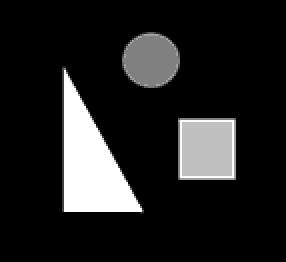
#> input picture geometric_shapes_small.pgm, 143 x 131 px (shown 2 times larger)
$ python corner.py
#> lines starting #> are read from the running program, lines starting #| are printed output that depends on the picture; after the words box and inside, x2 and y2 are one past the last pixel; in counts of white or black regions, pixels touching at a corner belong together
import matplotlib.pyplot as plt
import numpy as np

img = plt.imread('geometric_shapes_small.pgm')
#> img is the input picture: shape (131, 143); min 0, max 255, mean 33.5
img_shifted = plt.imread('geometric_shapes_small_shifted.pgm')
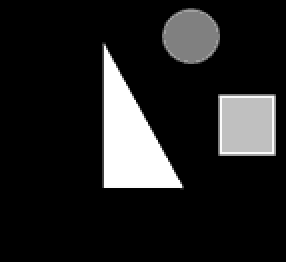
#> input picture geometric_shapes_small_shifted.pgm, 143 x 131 px (shown 2 times larger)
#> img_shifted is the input picture: shape (131, 143); min 0, max 255, mean 33.5
t = 50.0 # Float-Variable um Integer-Overflow zu vermeiden

def detect_and_describe(img):
    corner_img = np.zeros(img.shape)
    descriptor_img = np.zeros(img.shape)

    for row in range(3, img.shape[0]-3):
        for col in range(3, img.shape[1]-3):
            iscorner = False

            p = img[row, col]
            p1 = img[row - 3, col]
            p9 = img[row + 3, col]

            if (p - t < p1 < p + t) and (p - t < p9 < p + t):
                continue

            p2 = img[row - 3, col + 1]
            p3 = img[row - 2, col + 2]
            p4 = img[row - 1, col + 3]
            p5 = img[row, col + 3]
            p6 = img[row + 1, col + 3]
            p7 = img[row + 2, col + 2]
            p8 = img[row + 3, col + 1]
            p10 = img[row + 3, col - 1]
            p11 = img[row + 2, col - 2]
            p12 = img[row + 1, col - 3]
            p13 = img[row, col - 3]
            p14 = img[row - 1, col - 3]
            p15 = img[row - 2, col - 2]
            p16 = img[row - 3, col - 1]
            i = 0
            if p1 > p + t or p1 < p - t:
                i = i + 1
            if p9 > p + t or p9 < p - t:
                i = i + 1
            if p5 > p + t or p5 < p - t:
                i = i + 1
            if p13 > p + t or p13 < p - t:
                i = i + 1

            if i >= 3:
                iscorner = True

            if iscorner:
                corner_img[row, col] = 255

                descriptor = 0
                if p1 > p9:
                    descriptor += 128
                if p2 > p10:
                    descriptor += 64
                if p3 > p11:
                    descriptor += 32
                if p4 > p12:
                    descriptor += 16
                if p5 > p13:
                    descriptor += 8
                if p6 > p14:
                    descriptor += 4
                if p7 > p15:
                    descriptor += 2
                if p8 > p16:
                    descriptor += 1

                descriptor_img[row, col] = descriptor
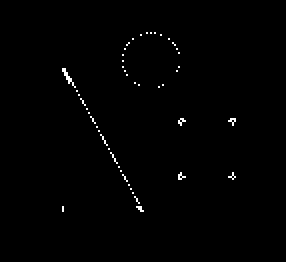
#> corner_img: shape (131, 143) float64 (shown 2 times larger); 0.66% white in thin lines or dots, all inside (x1, y1, x2, y2) = (31, 16, 118, 106)

    return corner_img, descriptor_img

print("Descriptor example")
print("11111000")
corner_img, descriptor_img = detect_and_describe(img)
corner_img_shifted, descriptor_img_shifted = detect_and_describe(img_shifted)
#> after the loop in detect_and_describe (call 2), `for row in range(3, img.shape[0]-3):`:
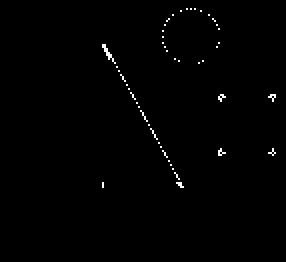
#> corner_img: shape (131, 143) float64 (shown 2 times larger); 0.66% white in thin lines or dots, all inside (x1, y1, x2, y2) = (51, 4, 138, 94)

base_corner_descriptor = descriptor_img[34, 32]
#> base_corner_descriptor = 1
min_distance = 256
best_matches = []

for row in range(3, img_shifted.shape[0]-3):
    for col in range(3, img_shifted.shape[1]-3):
        if corner_img_shifted[row, col] == 255:
            shifted_corner_descriptor = descriptor_img_shifted[row, col]
            xor_result = np.bitwise_xor(
                int(base_corner_descriptor),
                int(shifted_corner_descriptor)
            )
            distance = int(xor_result).bit_count()

            if distance < min_distance:
                min_distance = distance
                best_matches = [(row, col)]
            elif distance == min_distance:
                best_matches.append((row, col))
#> after the loop, best_matches = 58 pairs, first value 9 to 91, second value 52 to 136; min_distance = 0

print("Minimale Hamming-Distanz:", min_distance)
#| Minimale Hamming-Distanz: 0
print("Beste Treffer:", best_matches)
#> (printed output is left out)

matches_top_img = np.zeros(img_shifted.shape)
for row, col in best_matches:
    matches_top_img[row, col] = 255
#> this loop made 58 passes
#> (row, col) on passes 1 to 12: (9, 106), (10, 107), (12, 108), (22, 52), (24, 53), (25, 53), (26, 54), (27, 54), (27, 55), (28, 54), (28, 55), (29, 56)
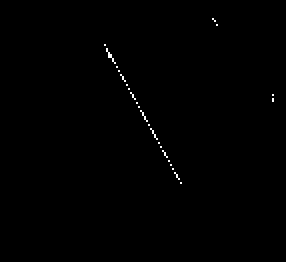
#> matches_top_img: shape (131, 143) float64 (shown 2 times larger); 0.31% white in thin lines or dots, all inside (x1, y1, x2, y2) = (52, 9, 137, 92)


plt.subplot(241)
plt.imshow(img, cmap='gray', interpolation='none')

plt.subplot(242)
plt.imshow(corner_img, cmap='gray', interpolation='none')

plt.subplot(243)
plt.imshow(descriptor_img, cmap='gray', interpolation='none')

plt.subplot(245)
plt.imshow(img_shifted, cmap='gray', interpolation='none')

plt.subplot(246)
plt.imshow(corner_img_shifted, cmap='gray', interpolation='none')

plt.subplot(247)
plt.imshow(descriptor_img_shifted, cmap='gray', interpolation='none')

plt.subplot(248)
plt.imshow(matches_top_img, cmap='gray', interpolation='none')

plt.show()
